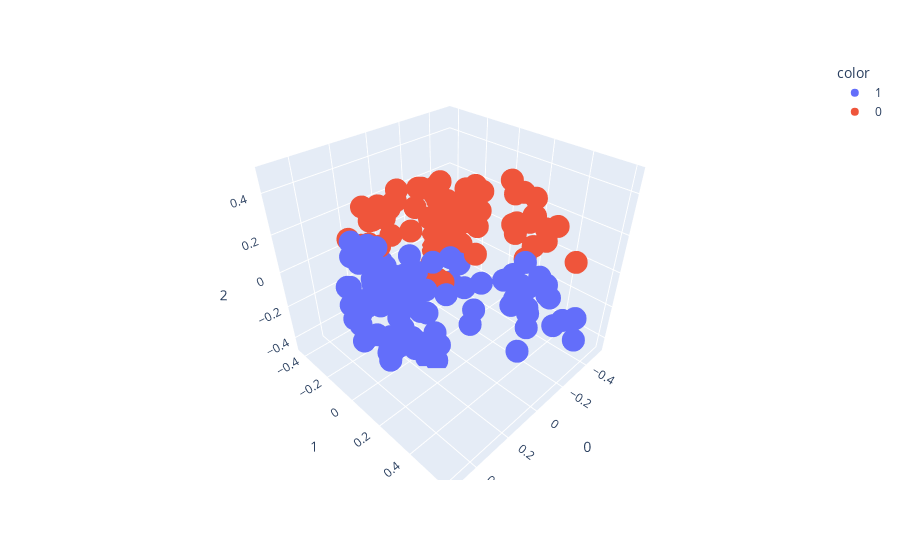

The code cell stored with this chart in its notebook:
### Code cell
fig = px.scatter_3d(pd.DataFrame(components), 
                    x=0, y=1, z=2, 
                    color=train_df["target"].astype(str),
                    hover_name=train_df["text"]
)
fig.show()

### Figure 1 — Plotly figure (JSON) as saved in the notebook; plotly's stock layout.template omitted (floating-point values rounded to 4 significant figures)
{"data": [{"hovertemplate": "<b>%{hovertext}</b><br><br>color=1<br>0=%{x}<br>1=%{y}<br>2=%{z}<extra></extra>", "hovertext": ["I can't stand working for this jerk. I'm so done with this job.", "I don't know how we're going to get this project done. My team is useless.", "I'm so bored. Can't wait to get out of here and go home.", "I'm calling in sick tomorrow. I can't handle another day of this.", "I just got offered a job with better pay and benefits. Should I take it?", "This meeting is such a waste of time. I have better things to do.", "I hate having to pretend like I care about this project. It's pointless.", "I wish I could just quit and travel the world instead of being stuck here.", "I'm so tired of my coworkers' drama. I can't wait to leave this toxic environment.", "I don't understand why my boss is so obsessed with micromanaging everything.", "I'm counting down the minutes until I can leave this place for good.", "I can't handle the workload anymore. Something needs to change.", "I just heard that the company is going bankrupt. I need to start looking for a new job.", "I can't believe how unprofessional my coworker is being right now.", "I'm so over this job. I need to find something that actually makes me happy.", "I'm too hungover to come in today.", "Can I get a raise? I need to pay off some gambling debts.", "Hey, can I borrow some money? I spent all mine on partying last night.", "I don't feel like working today. Can I just take a mental health day?", "I'm running late because I overslept. Can you cover for me?", "I'm not feeling well, but it's probably just from all the drinking I did last night.", "I'm quitting. This job sucks.", "I accidentally sent that email to the wrong person. Can you help me fix it?", "I don't know how to do this task. Can you do it for me?", "Sorry, I can't come in today. I'm going to be busy smoking weed.", "I'm going to be late because I'm stuck in traffic. I shouldn't have stayed up so late partying last night.", "I'm too tired to come in today. Can I take a nap instead?", "I'm not feeling well. I think I might have caught something from one of my many one-night stands.", "Can I leave early today? I have a hot date tonight.", "I don't want to work today. Can we just go out and get drunk instead?", "I need to take a break. I'm going to go smoke a joint.", "I'm going to be late because I'm waiting for my drug dealer to show up.", "I'm too busy watching Netflix to come in today.", "I'm going to be late because I'm stuck in line at the liquor store.", "I'm too hungover to do anything today.", "I'm not coming in today. I have to go to court for my DUI.", "Can I leave early today? I have a poker game tonight.", "I need to take a sick day. My girlfriend just dumped me.", "I'm not feeling well. I think I have food poisoning from that sushi I had last night.", "I'm going to be late because I forgot my keys and I had to break into my own apartment.", "I need to take a day off. My ex is stalking me and I need to file a restraining order.", "I'm not feeling well. I think I have a hangover.", "I can't come in today. My car broke down and I don't have any money to fix it.", "I'm going to be late because I overslept. I was up all night playing video games.", "I need to take a personal day. I just found out my dog has cancer.", "Can I leave early today? I have a golf game scheduled.", "I'm not feeling well. I think I ate something bad.", "I'm going to be late because I have to drop my kid off at daycare.", "I can't come in today. My roommate is having a party and I need to help clean up.", "I need to take a mental health day. I'm really stressed out.", "I'm not feeling well. I think I caught something from that girl I hooked up with last night.", "Can I leave early today? I have a date tonight and I need to get ready.", "I'm going to be late because I have a dentist appointment.", "I can't come in today. I have a doctor's appointment.", "Good morning beautiful. I hope you have an amazing day today.", "I miss you so much already. Can't wait to see you later.", "You're the best thing that ever happened to me. I love you more than anything.", "I'm so grateful for you and everything you do for me. Thank you for being my partner.", "Just wanted to remind you how much I love you and how lucky I am to have you in my life.", "I can't stop thinking about you. You make my heart skip a beat.", "You're my sunshine on a cloudy day. Love you always.", "I feel so blessed to have you as my girlfriend. I can't wait to create more amazing memories together.", "You're the most beautiful person I know, both inside and out. Love you to the moon and back.", "You make me a better person. Thank you for being my inspiration and motivation.", "I'm going to tell the boss what I really think about this project. It's a disaster.", "Did you hear about that coworker's personal life? I can't believe it. I'm going to gossip about it at lunch.", "I'm going to sneak out of work early today. Don't tell anyone.", "I can't believe they put us on this project together. I can't work with them. They're so incompetent.", "I'm not doing any work today. I'm just going to pretend like I am and hope no one notices.", "I'm going to take a long lunch break today. Maybe even hit up a bar. Want to come?", "This is so boring. I can't wait until the day is over so I can go home.", "I'm going to play a prank on the boss. It's going to be hilarious.", "I hate this job. I wish I could just quit and travel the world.", "I can't believe how boring this class is. I'm going to fall asleep.", "I didn't study at all for this test. I'm screwed.", "I'm going to cheat on this test. I need to pass.", "This teacher is terrible. I'm not learning anything in this class.", "I'm going to skip class today. It's not like anything important is going to happen.", "I can't stand this teacher's voice. It's like nails on a chalkboard.", "I'm going to complain to the principal about this teacher. They're not doing their job right.", "I don't care about this class. I'm just going to wing it.", "I'm going to be late to class today. Hopefully, the teacher won't notice.", "I'm going to argue with the teacher about their grading. They're being unfair.", "I can't believe how useless this lecture is. I'm never going to use any of this information.", "I didn't do the assignment because I had better things to do.", "I'm going to copy and paste this entire paper from the internet. It's not like the professor will notice.", "This professor is terrible. They don't even know how to teach properly.", "I'm going to skip class today. This class is not worth my time.", "I'm going to argue with the professor about their grading. They're being unfair.", "I don't understand why I have to take this class. It's a waste of my time.", "I don't care about this class. I'm just going to wing it.", "I'm not going to attend the office hours. The professor doesn't even care about their students.", "I'm going to write a bad review about this professor on RateMyProfessor. They deserve it.", "I can't wait to get out of here. This family is driving me insane.", "I hate my job. I don't want to go back there tomorrow.", "I can't believe how much weight I've gained. I need to start dieting ASAP.", "I'm going to skip class today. It's not like it's important anyway.", "I can't believe what a jerk my boss is. I'm so sick of working here.", "I had such a wild night last night. You wouldn't believe what happened.", "I think I have a crush on someone in the office. I can't stop thinking about them.", "I'm going to tell the boss what I really think about this project. It's a disaster."], "legendgroup": "1", "marker": {"color": "#636efa", "symbol": "circle"}, "mode": "markers", "name": "1", "scene": "scene", "showlegend": true, "type": "scatter3d", "x": [0.1121, -0.1954, 0.4059, 0.3686, 0.0515, 0.01985, -0.09922, 0.2589, 0.1924, -0.1026, 0.2158, -0.01242, -0.004011, 0.06891, 0.1487, 0.516, 0.1736, 0.2715, 0.4128, 0.1233, 0.3728, 0.1474, -0.1072, -0.179, 0.3289, 0.4386, 0.4141, 0.401, 0.4361, 0.4975, 0.464, 0.2782, 0.3158, 0.3195, 0.4991, 0.3153, 0.3804, 0.4533, 0.3286, 0.3277, 0.2897, 0.4925, 0.4072, 0.293, 0.264, 0.3525, 0.3738, 0.3177, 0.3972, 0.3352, 0.3661, 0.4511, 0.2518, 0.4096, 0.1734, 0.2466, 0.116, -0.0216, 0.06182, 0.1699, 0.1379, 0.06254, 0.121, -0.0464, -0.2278, 0.1169, 0.3031, -0.2545, 0.2359, 0.4161, 0.3222, 0.192, 0.1434, 0.03632, -0.1479, -0.004507, -0.2683, 0.08465, -0.1133, -0.151, -0.07728, 0.005392, -0.1735, -0.2843, -0.3093, -0.3369, -0.3117, -0.05292, -0.258, -0.1821, -0.07728, 0.01024, -0.3379, 0.341, 0.2969, 0.0803, 0.04426, 0.1205, 0.2786, 0.1659, -0.2278], "y": [0.03474, -0.1112, -0.00637, 0.03919, -0.02756, -0.01033, 0.1459, 0.004229, 0.05672, 0.1225, -0.0378, -0.1841, -0.2159, 0.07648, -0.1302, 0.05246, -0.09058, -0.08901, -0.02233, -0.05116, 0.08035, 0.03291, -0.05335, -0.03316, -0.07134, 0.104, 0.05549, 0.1118, 0.01857, 0.01146, 0.03645, -0.0524, -0.006762, -0.0002053, 0.07703, -0.00759, 0.03166, -0.03921, 0.03196, 0.003916, -0.1255, 0.0762, -0.1168, 0.07335, -0.1082, 0.02356, 0.09776, 0.09583, 0.04419, -0.002287, 0.07031, 0.002094, 0.143, 0.05927, -0.1719, -0.09243, -0.1438, -0.2792, -0.3403, -0.007797, -0.1784, -0.2022, -0.203, -0.1418, -0.03967, 0.09874, 0.06474, -0.169, 0.06077, -0.06565, 0.04375, 0.08773, 0.06214, 0.466, 0.4196, 0.2687, 0.5364, 0.4573, 0.4148, 0.4257, 0.3994, 0.4411, 0.5471, 0.4288, 0.2738, 0.3867, 0.5863, 0.5273, 0.602, 0.5056, 0.3994, 0.532, 0.2837, -0.05267, 0.1643, -0.08207, 0.5089, 0.1102, 0.02195, 0.08998, -0.03967], "z": [-0.4278, -0.1018, -0.01711, -0.007163, -0.2744, 0.02264, -0.2414, -0.3361, -0.3188, -0.3514, -0.06766, -0.3024, -0.2984, -0.4089, -0.3077, 0.08963, -0.2048, 0.0273, 0.0113, 0.08856, -0.229, -0.3807, -0.2617, -0.09435, 0.2271, 0.1876, 0.2294, -0.2063, 0.233, 0.1456, 0.01079, 0.1309, 0.04594, 0.1137, -0.007623, 0.1218, 0.2259, -0.07475, -0.2122, 0.1137, -0.07679, -0.1007, 0.02782, 0.1117, 0.01874, 0.2697, -0.2364, 0.0949, 0.1232, 0.03749, -0.3061, 0.3294, 0.1608, 0.1646, -0.003413, -0.02088, -0.4056, -0.2079, -0.212, -0.3475, -0.2643, -0.316, -0.2228, -0.2464, -0.274, -0.2822, 0.127, -0.3182, 0.0519, 0.2143, 0.05388, -0.1127, -0.45, 0.05036, -0.09733, 0.03635, -0.1728, 0.197, -0.3434, -0.2132, -0.01729, 0.1756, -0.1388, -0.09687, 1.8e-05, -0.0877, -0.2902, 0.1769, -0.1154, -0.01199, -0.01729, 0.03192, -0.1599, -0.2478, -0.2168, -0.205, 0.1799, -0.4556, -0.2809, -0.3594, -0.274]}, {"hovertemplate": "<b>%{hovertext}</b><br><br>color=0<br>0=%{x}<br>1=%{y}<br>2=%{z}<extra></extra>", "hovertext": ["Hi just wanted to let you know that I finished the project and it's ready for your review. Let me know if you need anything else from me.", "Good morning I'm running a few minutes late today due to traffic. I should be in the office by", "Hi I'm having trouble accessing the company database. Are you available to help troubleshoot the issue?", "Just a reminder that we have a team meeting attoday. Looking forward to seeing you there.", "Hi I need to take a personal day tomorrow. I've already notified and I will make sure to complete any outstanding tasks before I leave.", "Thanks for your feedback on the report. I've made the changes you suggested and will send the updated version to you shortly.", "Can we schedule a quick call to discuss the new project? I have some ideas I'd like to run by you.", "Good luck with the presentation today! Let me know how it goes.", "I'm not feeling well today and won't be able to make it into the office. I'll be available by email or phone if you need me.", "Just wanted to say thank you for your help on the project. I couldn't have done it without you!", "Hi just wanted to check in and see if you need anything from me today.", "Good morning I wanted to update you on the progress of the project. We're on track to meet the deadline.", "Hi I'm going to be out of the office today for a doctor's appointment. Is there anything urgent you need me to take care of before I go?", "Just wanted to let you know that I completed the training module and passed the quiz. Thanks for assigning it to me!", "Good afternoon can we schedule a meeting to discuss the budget for next quarter?", "Hi I wanted to share an idea I have for improving our customer service. When would be a good time to talk about it?", "I'm going to be working from home today. Is there anything you need me to take care of remotely?", "Hi I'm running late this morning due to traffic. I should be in the office by", "Just wanted to check in and make sure you received the report I sent yesterday. Let me know if you have any questions or feedback.", "Hi I need to take a personal day next week for a family event. Is there anything you need me to take care of before I go?", "Good morning I wanted to let you know that I finished the task you assigned me and it's ready for your review.", "Hi I'm having trouble with my computer. Can you or IT help me troubleshoot the issue?", "Just wanted to say thank you for your guidance on the project. I appreciate your support.", "Hi I'm going to be in a meeting for the next hour. Can I follow up with you afterwards?", "Good afternoon I wanted to let you know that I'll be out of the office for a training seminar next week. I've already coordinated withto cover my responsibilities.", "Hi I wanted to remind you that our team is presenting the new project to the client tomorrow. Is there anything else you need from me before then?", "Just wanted to check in and make sure we're still on track for our meeting tomorrow at", "Hi I received a request from a client for a new product feature. Can we discuss it further?", "Good morning I wanted to give you an update on the sales numbers for last quarter. We exceeded our target by", "Hi I'm going to be on vacation next week. I'll make sure to complete all outstanding tasks before I go.", "Just wanted to let you know that I'm running a few minutes late this morning due to an unexpected delay. I should be in the office by", "Hi I wanted to share some positive feedback we received from a client. They were very happy with the service we provided.", "Good afternoon I wanted to request a day off next month for a personal event. Is that possible?", "Hi I wanted to discuss my performance evaluation with you. When would be a good time to do that?", "Just wanted to remind you that the deadline for the project is coming up. Do you need any additional information or support from me?", "Hi I'm having trouble with a difficult customer", "Hi can you send me the latest version of the presentation? I need to review it before the meeting tomorrow.", "Good morning I wanted to check in and see if you need any help with the project.", "Hi I wanted to let you know that I completed my part of the task. Let me know if you need anything else from me.", "Just wanted to remind you that we have a team meeting attoday. Looking forward to seeing you there.", "Hi I'm going to be out of the office tomorrow for a doctor's appointment. Can you cover my responsibilities for the day?", "Good afternoon can you send me the file with the data we discussed earlier?", "Hi I wanted to discuss some ideas I have for the project. When would be a good time to talk about it?", "Just wanted to say thank you for your help on the project. I appreciate your support.", "Hi I'm having trouble with my computer. Do you have any suggestions on how to fix it?", "Good morning I wanted to let you know that I'll be out of the office for a training seminar next week. I'll make sure to complete all outstanding tasks before I go.", "Hi I received a request from a client for a new product feature. Can you help me research it?", "Just wanted to check in and see how you're doing on the project. Do you need any support or resources?", "Hi can you review the document I sent and give me your feedback by the end of the day?", "Good afternoon I'm going to be working from home tomorrow. Is there anything you need me to take care of remotely?", "Hi I need to take a personal day next week for a family event. Can you cover my responsibilities for the day?", "Just wanted to remind you that the deadline for the project is coming up. Do you need any additional information or support from me?", "Hi I wanted to share some positive feedback we received from a client. They were very happy with the service we provided.", "Good morning I'm going to be in a meeting for the next hour. Can I follow up with you afterwards?", "Hi I'm having trouble with a difficult customer. Can you offer any advice or support?", "Just wanted to say thank you for your hard work on the project. We're making great progress together.", "Good morning, Professor I wanted to check in and see if you had any feedback on my recent assignment.", "Hi Professor I'm going to be late to class today due to unforeseen circumstances. I will be there as soon as I can.", "Good afternoon, Professor I had a question about the reading assignment. Could we discuss it after class?", "Hi Professor I just wanted to say thank you for your guidance and support this semester. I appreciate your help.", "Good morning, Professor Could you let me know if there are any updates or changes to the schedule for this week?", "Hi Professor I'm having trouble understanding the concepts in this week's lecture. Do you have any additional resources or suggestions?", "Good afternoon, Professor I'm sorry to inform you that I won't be able to attend class today due to illness. I will make sure to catch up on the missed material.", "Hi Professor I was wondering if I could schedule some time to discuss my academic progress and future plans with you?", "Good morning, Professor Could you clarify the requirements for the upcoming assignment? I want to make sure I'm on the right track.", "Hi Professor I'm having trouble accessing the course materials online. Is there a solution to this issue?", "Good afternoon, Professor I just wanted to inform you that I'll be submitting my assignment a bit later than the deadline due to personal circumstances.", "Hi Professor I wanted to let you know that I won't be able to attend the lecture tomorrow. Is there anything I should be aware of before the next class?", "Good morning, Professor I was wondering if you could recommend some additional readings or sources related to the current topic.", "Hi Professor I'm really struggling with the class material. Do you have any advice or suggestions for how I can improve my understanding?", "Good afternoon, Professor I'm interested in pursuing a research project related to this course. Could we discuss potential ideas and resources?", "Hi Professor I just wanted to inform you that I won't be able to attend the final exam due to a medical emergency. Is there a possibility for a makeup exam?", "Good morning, Professor I wanted to inform you that I'll be submitting my assignment earlier than the deadline, as I want to receive feedback and improve my work.", "Hi Professor I'm having trouble finding the required textbook for this class. Is there a way to access it?", "Good afternoon, Professor I was wondering if you could provide some advice on how to prepare for the upcoming exam?", "Hi Professor I just wanted to express my appreciation for your passion and dedication to teaching. I'm learning so much from your class."], "legendgroup": "0", "marker": {"color": "#EF553B", "symbol": "circle"}, "mode": "markers", "name": "0", "scene": "scene", "showlegend": true, "type": "scatter3d", "x": [-0.4939, 0.223, -0.1914, 0.08479, 0.2488, -0.3873, -0.2454, -0.314, 0.2581, -0.2203, -0.05554, -0.3619, 0.303, -0.2992, -0.1155, -0.2086, 0.2648, 0.198, -0.3382, 0.387, -0.2629, -0.1412, -0.453, 0.07435, -0.1819, -0.221, -0.1035, -0.3691, -0.1011, -0.01348, 0.06432, -0.363, 0.1954, -0.2292, -0.359, -0.1576, -0.3808, -0.4258, -0.2728, 0.09774, 0.2438, -0.3914, -0.2401, -0.3835, -0.03917, -0.1715, -0.3718, -0.4644, -0.4307, 0.2429, 0.2459, -0.359, -0.363, 0.1092, -0.1884, -0.398, -0.5152, -0.1331, -0.4153, -0.4687, -0.241, -0.4985, -0.1588, -0.2386, -0.4814, -0.3306, -0.4532, -0.178, -0.4634, -0.4281, -0.4974, -0.01568, -0.4881, -0.3505, -0.1648, -0.432], "y": [-0.2895, -0.1249, -0.247, -0.2666, -0.1981, -0.2192, -0.2518, -0.1384, -0.1599, -0.1805, -0.3388, -0.3542, -0.01998, -0.02651, -0.1426, -0.2758, -0.2391, -0.1548, -0.2686, -0.1147, -0.2138, -0.2006, -0.2657, -0.2092, -0.1375, -0.3455, -0.2361, -0.4262, -0.3018, -0.1579, -0.2012, -0.4195, -0.2296, -0.1197, -0.3573, -0.1282, -0.08295, -0.2048, -0.3032, -0.2952, -0.01645, -0.2213, -0.1512, -0.2756, -0.1762, -0.1079, -0.4317, -0.3803, -0.1586, -0.2409, -0.1333, -0.3573, -0.4195, -0.1922, -0.1987, -0.3109, 0.1601, 0.2952, 0.3571, 0.165, 0.05064, 0.2437, 0.3149, 0.008442, 0.179, 0.2557, 0.1258, 0.3911, 0.1892, 0.4692, 0.04049, 0.2192, 0.04969, 0.3464, 0.3082, 0.2245], "z": [0.121, 0.3115, -0.2017, 0.1793, 0.3256, -0.153, 0.1566, 0.09291, 0.1626, -0.05515, 0.2499, 0.1858, 0.2339, 0.07401, 0.3063, 0.05891, 0.0427, 0.3283, -0.003004, 0.2621, 0.1078, -0.2122, -0.06026, 0.2752, 0.2012, 0.1998, 0.2785, -0.153, 0.01632, 0.2389, 0.2846, -0.2717, 0.2238, 0.1575, 0.1794, -0.2466, 0.1089, 0.1114, 0.1624, 0.2001, 0.2615, 0.1031, 0.1778, -0.08032, -0.2543, 0.235, -0.2225, -0.01481, 0.007462, 0.1124, 0.2868, 0.1794, -0.2717, 0.2672, -0.282, -0.05384, 0.1213, 0.4865, 0.1857, 0.1075, 0.3139, 0.09055, 0.2918, 0.33, 0.2391, 0.001929, 0.2607, 0.3453, 0.1577, 0.03724, 0.03246, 0.1578, 0.2128, 0.1305, 0.2347, 0.01065]}], "layout": {"legend": {"title": {"text": "color"}, "tracegroupgap": 0}, "margin": {"t": 60}, "scene": {"domain": {"x": [0, 1], "y": [0, 1]}, "xaxis": {"title": {"text": "0"}}, "yaxis": {"title": {"text": "1"}}, "zaxis": {"title": {"text": "2"}}}}}
